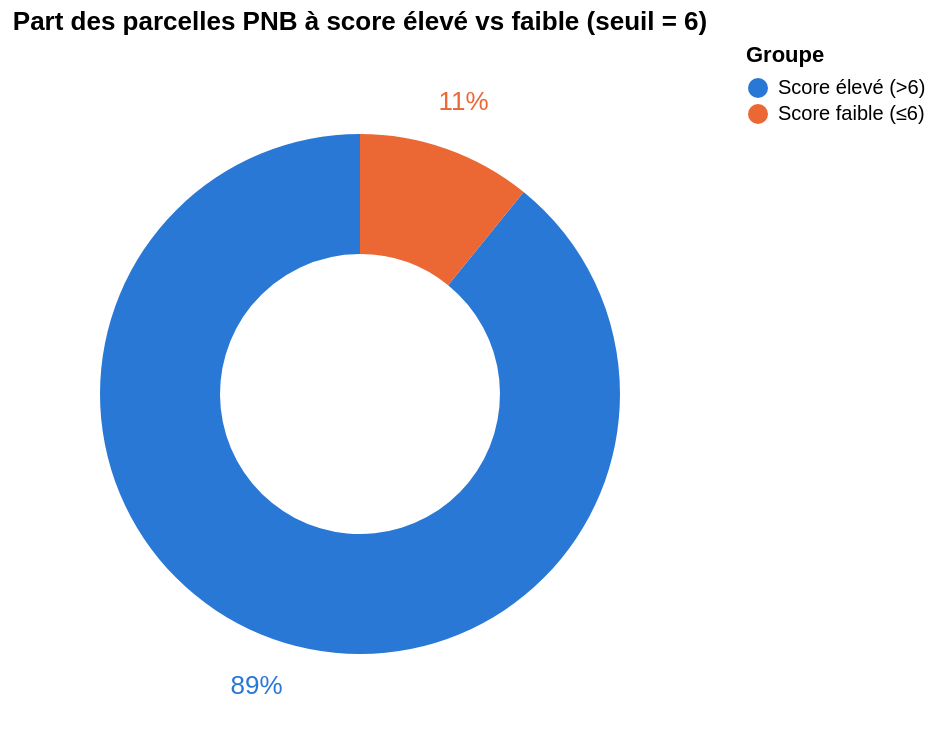

This figure's notebook cell:
### Markdown cell above
## Score élevé vs score faible (résumé)

### Code cell
repartition = repartition_score_eleve_faible(son)
repartition["pct"] = (repartition["nb_parcelles"] / repartition["nb_parcelles"].sum() * 100)
repartition["etiquette"] = repartition["pct"].round(0).astype(int).astype(str) + "%"

base_donut = alt.Chart(repartition).encode(
    theta=alt.Theta("nb_parcelles:Q", stack=True),
    color=alt.Color("groupe:N", title="Groupe", scale=couleurs_groupe, legend=alt.Legend(orient="right")),
    tooltip=["groupe:N", "nb_parcelles:Q", alt.Tooltip("pct:Q", format=".1f", title="pct")],
)
anneau = base_donut.mark_arc(innerRadius=70, outerRadius=130)
etiquettes = base_donut.mark_text(radius=155, size=13).encode(text="etiquette:N")

chart_donut = (anneau + etiquettes).properties(
    title=f"Part des parcelles PNB à score élevé vs faible (seuil = {SEUIL_SCORE_FAIBLE})",
    width=350, height=350)
chart_donut

### Figure 1 — Vega-Lite specification as saved in the notebook (floating-point values rounded to 4 significant figures)
{"config": {"view": {"continuousWidth": 300, "continuousHeight": 300}}, "layer": [{"mark": {"type": "arc", "innerRadius": 70, "outerRadius": 130}, "encoding": {"color": {"field": "groupe", "legend": {"orient": "right"}, "scale": {"domain": ["Score élevé (>6)", "Score faible (≤6)"], "range": ["#2a78d6", "#eb6834"]}, "title": "Groupe", "type": "nominal"}, "theta": {"field": "nb_parcelles", "stack": true, "type": "quantitative"}, "tooltip": [{"field": "groupe", "type": "nominal"}, {"field": "nb_parcelles", "type": "quantitative"}, {"field": "pct", "format": ".1f", "title": "pct", "type": "quantitative"}]}}, {"mark": {"type": "text", "radius": 155, "size": 13}, "encoding": {"color": {"field": "groupe", "legend": {"orient": "right"}, "scale": {"domain": ["Score élevé (>6)", "Score faible (≤6)"], "range": ["#2a78d6", "#eb6834"]}, "title": "Groupe", "type": "nominal"}, "text": {"field": "etiquette", "type": "nominal"}, "theta": {"field": "nb_parcelles", "stack": true, "type": "quantitative"}, "tooltip": [{"field": "groupe", "type": "nominal"}, {"field": "nb_parcelles", "type": "quantitative"}, {"field": "pct", "format": ".1f", "title": "pct", "type": "quantitative"}]}}], "data": {"name": "data-a49ce85b6d39af77840a974b0f6f2760"}, "height": 350, "title": "Part des parcelles PNB à score élevé vs faible (seuil = 6)", "width": 350, "$schema": "https://vega.github.io/schema/vega-lite/v6.4.1.json", "datasets": {"data-a49ce85b6d39af77840a974b0f6f2760": [{"groupe": "Score élevé (>6)", "nb_parcelles": 19212, "pct": 89.16, "etiquette": "89%"}, {"groupe": "Score faible (≤6)", "nb_parcelles": 2335, "pct": 10.84, "etiquette": "11%"}]}}
